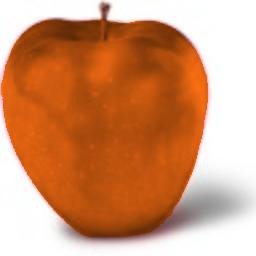
#> input picture datasets/newapples/trainA/n07740461_10374.jpg, 256 x 256 px, found by its file name; its folder holds 4 pictures in this run
$ python fake.py
#> lines starting #> are read from the running program, lines starting #| are printed output that depends on the picture
from PIL import Image
import random
import os


def is_shade_of_red(r, g, b, threshold=50):
    """
    Determines if a pixel is a shade of red.
    A pixel is considered a shade of red if the red component is significantly greater than green and blue.
    """
    return r > g + threshold and r > b + threshold


def adjust_to_fruit_orange(r, g, b):
    """
    Adjusts the color to a hue resembling the fruit orange,
    with intensity proportional to the original red value.
    """
    scale = r / 255  # Scale intensity based on red component
    fruit_orange_r = int(255 * scale)
    # Deeper green component for richer orange
    fruit_orange_g = int(140 * scale)
    fruit_orange_b = int(0 * scale)    # Blue remains zero
    return (fruit_orange_r, fruit_orange_g, fruit_orange_b)


def adjust_to_ripe_orange(r, g, b, ran=120):
    """
    Adjusts the color to a vibrant, ripe orange hue,
    with intensity proportional to the original red value.
    """
    scale = r / 255  # Scale intensity based on red component

    ripe_orange_r = int(255 * scale)  # Full red for vibrance
    ripe_orange_g = int(ran * scale)  # Higher green for ripe appearance
    ripe_orange_b = int(20 * scale)  # Very minimal blue for vibrancy
    return (ripe_orange_r, ripe_orange_g, ripe_orange_b)


def adjust_to_bright_orange(r, g, b):
    """
    Adjusts the color to a brighter orange hue,
    with intensity proportional to the original red value.
    """
    scale = r / 255  # Scale intensity based on red component
    bright_orange_r = int(255 * scale)
    bright_orange_g = int(165 * scale)  # Increase green for a brighter orange
    bright_orange_b = int(50 * scale)  # Small blue component for brightness
    return (bright_orange_r, bright_orange_g, bright_orange_b)


def change_red_to_fruit_orange(image_path):
    """
    Changes all pixels that are shades of red to a fruit-orange hue,
    with intensity proportional to the original red value.
    """
    # Open the image
    img = Image.open(image_path)
#> img is the input picture: PIL image 256x256 RGB; mean R, G, B 209.4, 150.2, 113.7
    img = img.convert("RGB")  # Ensure the image is in RGB mode
    pixels = img.load()  # Access pixel data
    ran = random.randint(90, 150)
    print(ran)
    for x in range(img.width):
        for y in range(img.height):
            r, g, b = pixels[x, y]
            if is_shade_of_red(r, g, b):
                # Adjust the color to a fruit-orange hue
                pixels[x, y] = adjust_to_ripe_orange(r, g, b, ran)
                # pixels[x, y] = adjust_to_bright_orange(r, g, b)

    # Save the output image
    return img
    i  # mg.save(output_path)
    # print(f"Modified image saved as {output_path}")


# Example usage
def process_images_in_folder(input_folder, output_folder):
    """
    Processes all images in the specified input folder, applies the orange filter,
    and saves the modified images into the specified output folder.
    """
   # if not os.path.exists(output_folder):
    #    os.makedirs(output_folder)  # Create the output folder if it doesn't exist

    for filename in os.listdir(input_folder):
        if filename.lower().endswith(('.png', '.jpg', '.jpeg', '.bmp', '.tiff')):  # Filter image files
            input_path = os.path.join(input_folder, filename)
            output_path = os.path.join(output_folder, filename)

            # Apply the orange filter
            filtered_image = change_red_to_fruit_orange(input_path)
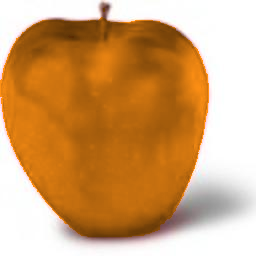
#> filtered_image: PIL image 256x256 RGB; mean R, G, B 209.4, 162.6, 112.1
#> pass 3 of the loop in process_images_in_folder, `for filename in os.listdir(input_folder):`:
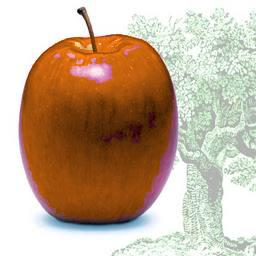
#> input picture datasets/newapples/trainA/n07740461_10523.jpg, 256 x 256 px, found by its file name
#> in change_red_to_fruit_orange, img is the input picture: PIL image 256x256 RGB; mean R, G, B 196, 173.1, 150.2
#> in process_images_in_folder, `filtered_image = change_red_to_fruit_orange(input_path)`:
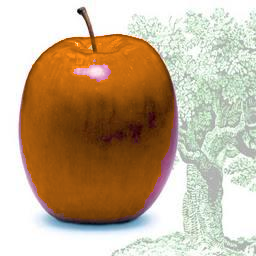
#> filtered_image: PIL image 256x256 RGB; mean R, G, B 196, 174.9, 148.6
#> the loop made 4 passes; the first 3 are shown

            # Save the modified image to the output folder
            filtered_image.save(output_path)
            print(f"Processed and saved: {output_path}")


# Specify the input folder containing the images and the output folder ("trainA")
# Replace with the path to your input folder
# input_folder = "path/to/your/images"
# output_folder = os.path.join(input_folder, "trainA")

# Process the images
process_images_in_folder("../apple2orange/trainA", "trainA")

# change_red_to_fruit_orange(
#   "../apple2orange/trainA/n07740461_15196.jpg", "output_image.jpg")
